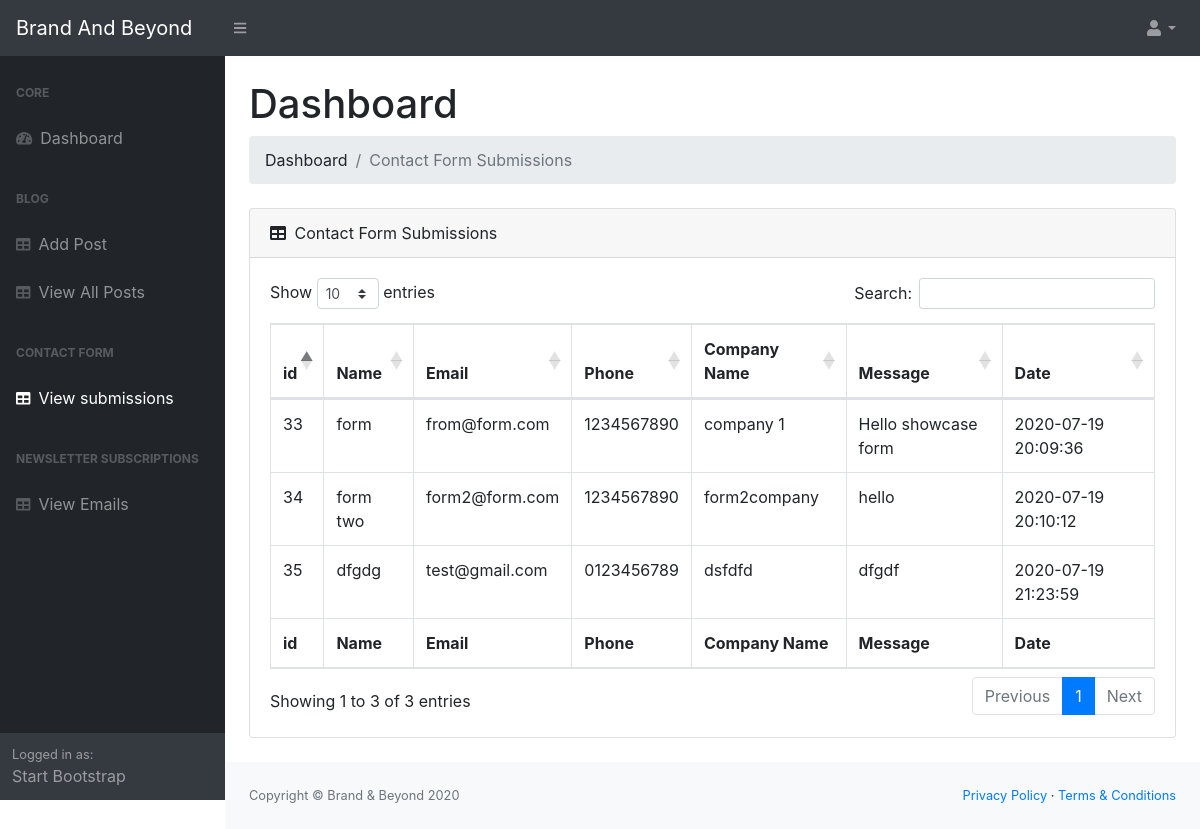
/admin/viewContactSubmissions.php, run on the app's committed database.
### tables this page shows
CREATE TABLE `contactform` (
  `id` int(11) NOT NULL,
  `name` varchar(255) NOT NULL,
  `email` varchar(255) NOT NULL,
  `phone` varchar(12) NOT NULL,
  `company` varchar(255) NOT NULL,
  `message` varchar(255) NOT NULL,
  `date` datetime NOT NULL DEFAULT CURRENT_TIMESTAMP
);

### admin/viewContactSubmissions.php (the view)
<?php include './includes/header.php' ?>
<?php include './includes/navigation.php' ?>
<?php include './includes/sidenav.php' ?>
<?php include './includes/config.php' ?>
<?php
    $query = "SELECT * FROM contactform";
    $select_contacts = mysqli_query($conn, $query);
?>
<main>
    <div class="container-fluid">
        <h1 class="mt-4">Dashboard</h1>
        <ol class="breadcrumb mb-4">
            <li class="breadcrumb-item">Dashboard</li>
            <li class="breadcrumb-item active">Contact Form Submissions</li>
        </ol>
        <div class="card mb-4">
            <div class="card-header">
                <i class="fas fa-table mr-1"></i>
                Contact Form Submissions
            </div>
            <div class="card-body">
                <div class="table-responsive">
                    <table class="table table-bordered" id="dataTable" width="100%" cellspacing="0">
                        <thead>
                            <tr>
                                <th>id</th>
                                <th>Name</th>
                                <th>Email</th>
                                <th>Phone</th>
                                <th>Company Name</th>
                                <th>Message</th>
                                <th>Date</th>
                            </tr>
                        </thead>
                        <tfoot>
                            <tr>
                                <th>id</th>
                                <th>Name</th>
                                <th>Email</th>
                                <th>Phone</th>
                                <th>Company Name</th>
                                <th>Message</th>
                                <th>Date</th>
                            </tr>
                        </tfoot>
                        <tbody>
<?php
while($row = mysqli_fetch_assoc($select_contacts)) {
    $contact_id      = $row['id'];
    $contact_name    = $row['name'];
    $contact_email   = $row['email'];
    $contact_phone   = $row['phone'];
    $contact_company = $row['company'];
    $contact_message = $row['message'];
    $contact_date    = $row['date'];
    echo "<tr>";
    echo "<td>$contact_id</td>";
    echo "<td>$contact_name</td>";
    echo "<td>$contact_email</td>";
    echo "<td>$contact_phone</td>";
    echo "<td>$contact_company</td>";
    echo "<td>$contact_message</td>";
    echo "<td>$contact_date</td>";
    echo "</tr>";
}
?>
                        </tbody>
                    </table>
                </div>
            </div>
        </div>
    </div>
</main>
<?php include './includes/footer.php' ?>

### data on the page
contactform: id "33", name "form", email "from@form.com", phone "1234567890", company "company 1", message "Hello showcase form", date "2020-07-19 20:09:36"
contactform: id "34", name "form two", email "form2@form.com", phone "1234567890", company "form2company", message "hello", date "2020-07-19 20:10:12"
contactform: id "35", name "dfgdg", email "test@gmail.com", phone "0123456789", company "dsfdfd", message "dfgdf", date "2020-07-19 21:23:59"
